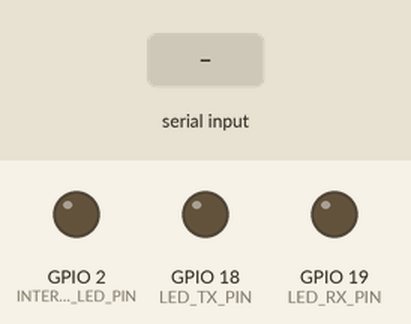
Recording of a program running on a simulated ESP32. Shown: output pins drawn as LEDs (lit = HIGH). The test bench sets the inputs (shaded band).

Above: at 1.2 s.
1.3 s: "1" received over the second serial link
At 1.31 s:
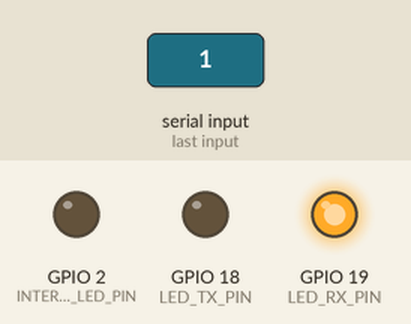
At 4.02 s:
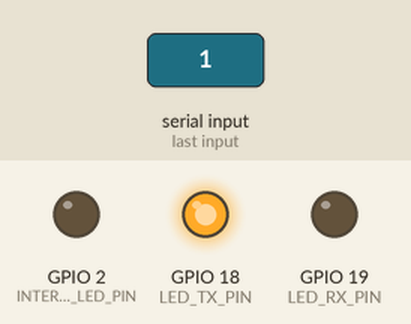
Timing chart, 0 to 9.6 s (numbered marks = the images above; inputs shaded):
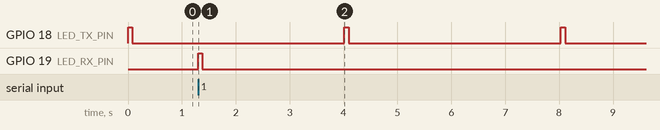

The program:

main.cpp
```cpp
/**
 * main.cpp – ESP32 TAG
 */

#include <Arduino.h>
#include "esp32-hal-cpu.h"
#include "config.h"
#include "tag.h"
#include "led.h"


void setup() {
    // CPU-Frequenz so weit wie möglich reduzieren.
    setCpuFrequencyMhz(10);
    ledInit();
    tagInit();
}

void loop() {
    updateLeds();
    tagUpdate();
}
```

led.cpp
```cpp
/**
 * led.cpp – LED-Ansteuerung für TX und RX (Tag)
 */

#include "led.h"
#include "config.h"
#include <Arduino.h>

static volatile unsigned long s_txLedOffTime = 0;
static volatile unsigned long s_rxLedOffTime = 0;

void ledInit() {
    pinMode(LED_TX_PIN, OUTPUT);
    pinMode(LED_RX_PIN, OUTPUT);
    pinMode(INTERANL_LED_PIN, OUTPUT);
    digitalWrite(LED_TX_PIN, LOW);
    digitalWrite(LED_RX_PIN, LOW);
    digitalWrite(INTERANL_LED_PIN, LOW);
}

void triggerTxLed() {
    digitalWrite(LED_TX_PIN, HIGH);
    s_txLedOffTime = millis() + LED_PULSE_MS;
}

void triggerRxLed() {
    digitalWrite(LED_RX_PIN, HIGH);
    s_rxLedOffTime = millis() + LED_PULSE_MS;
}

void updateLeds() {
    const unsigned long now = millis();

    if (s_txLedOffTime != 0 && now >= s_txLedOffTime) {
        digitalWrite(LED_TX_PIN, LOW);
        s_txLedOffTime = 0;
    }
    if (s_rxLedOffTime != 0 && now >= s_rxLedOffTime) {
        digitalWrite(LED_RX_PIN, LOW);
        s_rxLedOffTime = 0;
    }
}
```

led.h
```cpp
/**
 * led.h – LED-Ansteuerung für TX und RX (Tag)
 *
 *  LED_TX_PIN: leuchtet kurz wenn ein Byte gesendet wird
 *  LED_RX_PIN: leuchtet kurz wenn ein Byte empfangen wird
 */

#pragma once

void ledInit();
void triggerTxLed();
void triggerRxLed();
void updateLeds();
```

manchester.cpp
```cpp
#include "manchester.h"

void manchesterWriteByte(HardwareSerial& serial, const uint8_t value) {
    serial.write(value);
    serial.flush();
}

bool manchesterReadByte(HardwareSerial& serial, uint8_t& valueOut) {
    if (serial.available() < 1) {
        return false;
    }

    valueOut = static_cast<uint8_t>(serial.read());
    return true;
}
```

manchester.h
```cpp
#pragma once

#include <Arduino.h>
#include <cstdint>

// Manchester mapping:
// 0 -> 10
// 1 -> 01

uint16_t manchesterEncodeByte(uint8_t value);
bool manchesterDecodeWord(uint16_t encoded, uint8_t& valueOut);
void manchesterWriteByte(HardwareSerial& serial, uint8_t value);
bool manchesterReadByte(HardwareSerial& serial, uint8_t& valueOut);
```

tag.cpp
```cpp
#include "tag.h"

#include "config.h"
#include "led.h"
#include "manchester.h"

#include <Arduino.h>
#include <HardwareSerial.h>

static HardwareSerial ReaderSerial(UART_PORT);

enum class TagState : uint8_t {
    SendStart,
    FlushStartEcho,
    WaitForAck,
    FlushPayloadEcho,
    WaitForByte,
    WaitBeforeReply
};

static TagState s_state = TagState::SendStart;
static uint32_t s_deadlineMs = 0;
static uint32_t s_echoFlushUntilMs = 0;
static uint8_t s_dataByte = DATA_BYTE_MIN;
static uint8_t s_sendCount = 0;

// Manchester send of one data byte is 16 serial bits. Add small margin for line echo.
static constexpr uint32_t START_ECHO_FLUSH_US = ((16UL + 2UL) * 1000000UL) / BAUD_RATE;
static constexpr uint32_t START_ECHO_FLUSH_MS = (START_ECHO_FLUSH_US + 999UL) / 1000UL;

static void resetHandshake() {
    s_state = TagState::SendStart;
    s_deadlineMs = 0;
    s_echoFlushUntilMs = 0;
}

static uint8_t nextPayload() {
    ++s_sendCount;

    if (s_sendCount >= 5) {
        s_sendCount = 0;
        return CMD_TOGGLE_LEDS;
    }

    const uint8_t value = s_dataByte;
    s_dataByte = (s_dataByte >= DATA_BYTE_MAX)
        ? DATA_BYTE_MIN
        : static_cast<uint8_t>(s_dataByte + 1u);
    return value;
}

static void sendByte(const uint8_t value) {
    manchesterWriteByte(ReaderSerial, value);
    triggerTxLed();
}

void tagInit() {
    ReaderSerial.begin(BAUD_RATE, UART_CONFIG, UART_RX_PIN, UART_TX_PIN);
}

void tagUpdate() {
    uint8_t received = 0;

    switch (s_state) {
        case TagState::SendStart:
            sendByte(START_BYTE);
            s_echoFlushUntilMs = millis() + START_ECHO_FLUSH_MS;
            s_state = TagState::FlushStartEcho;
            break;

        case TagState::FlushStartEcho:
            // Drop echoed bytes from our own START transmission before ACK parsing.
            while (ReaderSerial.available() > 0) {
                ReaderSerial.read();
            }

            if (static_cast<int32_t>(millis() - s_echoFlushUntilMs) >= 0) {
                s_deadlineMs = millis() + ACK_TIMEOUT_MS;
                s_state = TagState::WaitForAck;
            }
            break;

        case TagState::WaitForAck:
            if (manchesterReadByte(ReaderSerial, received)) {
                triggerRxLed();

                if (received == ACK_BYTE) {
                    // Send first payload byte and flush its echo before processing replies
                    sendByte(nextPayload());
                    s_echoFlushUntilMs = millis() + START_ECHO_FLUSH_MS;
                    s_state = TagState::FlushPayloadEcho;
                }
            } else if (static_cast<int32_t>(millis() - s_deadlineMs) >= 0) {
                resetHandshake();
            }
            break;

        case TagState::FlushPayloadEcho:
            // Drop echoed bytes from our own payload transmission
            while (ReaderSerial.available() > 0) {
                ReaderSerial.read();
            }

            if (static_cast<int32_t>(millis() - s_echoFlushUntilMs) >= 0) {
                // Wait for a reply from reader
                s_deadlineMs = millis() + ACK_TIMEOUT_MS;
                s_state = TagState::WaitForByte;
            }
            break;

        case TagState::WaitForByte:
            if (manchesterReadByte(ReaderSerial, received)) {
                triggerRxLed();
                // Got a byte from reader — schedule reply after REPLY_DELAY_MS
                s_deadlineMs = millis() + REPLY_DELAY_MS;
                s_state = TagState::WaitBeforeReply;
            } else if (static_cast<int32_t>(millis() - s_deadlineMs) >= 0) {
                // no response in time; restart handshake
                resetHandshake();
            }
            break;

        case TagState::WaitBeforeReply:
            if (static_cast<int32_t>(millis() - s_deadlineMs) >= 0) {
                // Send next payload and flush its echo before accepting further replies
                sendByte(nextPayload());
                s_echoFlushUntilMs = millis() + START_ECHO_FLUSH_MS;
                s_state = TagState::FlushPayloadEcho;
            }
            break;
    }
}
```

tag.h
```cpp
/**
 * tag.h – Zustandsautomat des Tags
 *
 *  WaitForByte     → wartet auf Byte vom Reader
 *  WaitBeforeReply → millis()-Pause, dann Antwort senden
 */

#pragma once

void tagInit();
void tagUpdate();
```

config.h
```cpp
/**
 * ============================================================
 *  config.h – ESP32 TAG
 *
 *  PINBELEGUNG:
 *  ┌─────────────────────────────────────────────────┐
 *  │  GPIO 16  →  UART2 RX  (Empfang vom Reader)     │
 *  │  GPIO 17  →  UART2 TX  (Senden zum Reader)      │
 *  │                                                  │
 *  │  LEDs invertiert direkt an UART-Leitungen:      │
 *  │  3.3V ── 470Ω ── LED ── GPIO 17  (TX-LED)       │
 *  │  3.3V ── 470Ω ── LED ── GPIO 16  (RX-LED)       │
 *  └─────────────────────────────────────────────────┘
 *
 *  CPU-FREQUENZ: 10 MHz (kleinste offizielle ESP32-Stufe)
 *  UART: 1200 Baud, 8 Datenbits, No Parity, 1 Stopbit
 * ============================================================
 */

#pragma once

#include <cstdint>
#include <Arduino.h>
// ─── CPU ─────────────────────────────────────────────────────
// Fallback-Kette: 10 → 13 → 20 → 26 MHz
static constexpr uint32_t CPU_TARGET_MHZ     = 10;

// ─── UART ────────────────────────────────────────────────────
static constexpr int      UART_RX_PIN        = 16;
static constexpr int      UART_TX_PIN        = 17;
static constexpr uint32_t BAUD_RATE          = 1200;
static constexpr uint32_t UART_CONFIG        = SERIAL_8N1;
static constexpr uint8_t  UART_PORT          = 2;

// ─── LED ─────────────────────────────────────────────────────
static constexpr int      LED_TX_PIN         = 18;
static constexpr int      LED_RX_PIN         = 19;
static constexpr int      INTERANL_LED_PIN   = 2;   // Interne LED des ESP32 (GPIO2)
static constexpr uint32_t LED_PULSE_MS       = 80;

// ─── PROTOKOLL ───────────────────────────────────────────────
static constexpr uint8_t  START_BYTE         = 0xF0;  // Startbyte das Tag sendet
static constexpr uint8_t  ACK_BYTE           = 0xAC;  // Erwartetes ACK vom Reader
static constexpr uint8_t  CMD_TOGGLE_LEDS    = 0xFF;  // Befehl: beide LEDs toggeln
static constexpr uint8_t  DATA_BYTE_MIN      = 0xC0;  // Nutzdaten-Bereich Start
static constexpr uint8_t  DATA_BYTE_MAX      = 0xCF;  // Nutzdaten-Bereich Ende
static constexpr uint32_t REPLY_DELAY_MS     = 3000;
static constexpr uint32_t ACK_TIMEOUT_MS     = 4000;
```

Measured:
- after the input at 1.3 s, GPIO 19 (LED_RX_PIN): LOW → HIGH at once, → LOW 0.08 s later
- by itself, GPIO 18 (LED_TX_PIN): alternates HIGH for 0.08 s and LOW for 3.9 s
